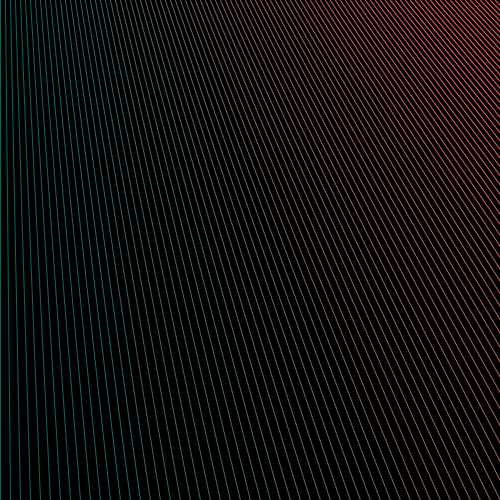
Frame 1 (no input)
Frame 60 (the mouse pressed at the canvas centre just before this capture): identical to frame 1, image omitted
Frame 120 (the mouse held since frame 60 and released just before this capture): identical to frame 1, image omitted

The Processing sketch that drew this single still picture (run headless with seeded random() and noise(); from frame 60 on, the mouse is pressed at the canvas centre):

// Processing sketch: forLoop_lineas
// ── forLoop_lineas.pde
void setup() {
  size(500, 500);
}

void draw() {
  background(0);
  for (int i=0; i<100; i++) {
    stroke(3*i, 100,100);
    line(5*i, 0, 10*i, height);
  }
}
